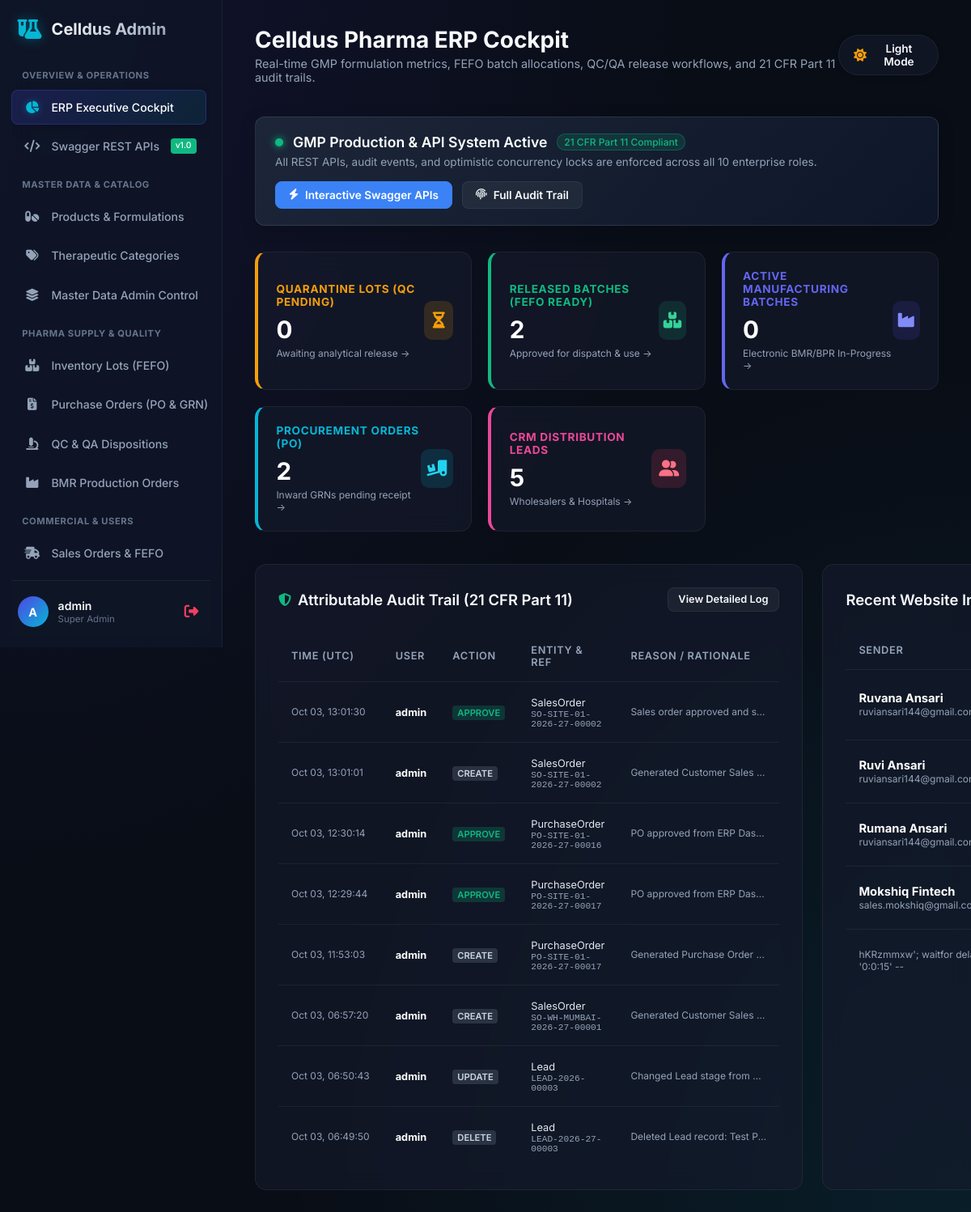
Page /dashboard/ (signed in) on the earlier database version.
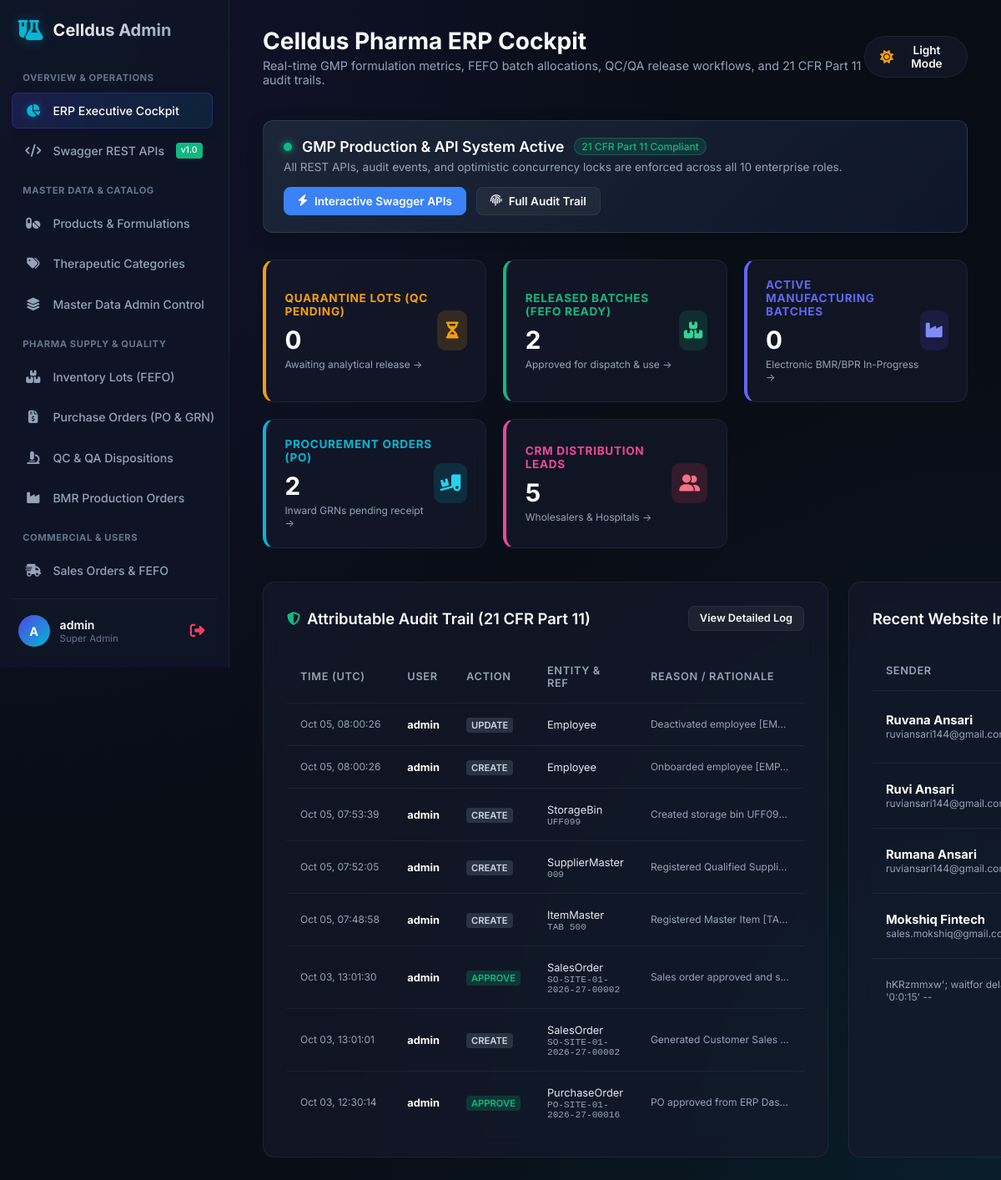
Same page on the later database version.
### erp_core/models.py (models this page shows, shortened)
class AuditLog(models.Model):
    ACTION_CHOICES = (
        ('CREATE', 'Created Record'),
        ('UPDATE', 'Updated Record'),
        ('DELETE_ATTEMPT', 'Blocked Delete Attempt'),
        ('APPROVE', 'Authorized Approval'),
        ('REJECT', 'Rejected with Reason'),
        ('POST', 'Financial / Stock Ledger Posted'),
        ('DISPATCH', 'Material Dispatched'),
        ('QA_RELEASE', 'QA Batch Released'),
        ('QA_REJECT', 'QA Batch Rejected'),
        ('QA_HOLD', 'QA Quarantine / Hold Imposed'),
        ('RECALL', 'Product Batch Recalled'),
        ('LOGIN', 'User Login'),
        ('LOGOUT', 'User Logout'),
        ('SECURITY_ALERT', 'Security Exception / Violation'),
    )
    id = models.UUIDField(primary_key=True, default=uuid.uuid4, editable=False)
    timestamp = models.DateTimeField(default=timezone.now, db_index=True)
    user = models.ForeignKey(settings.AUTH_USER_MODEL, null=True, on_delete=models.SET_NULL)
    action = models.CharField(max_length=30, choices=ACTION_CHOICES)
    entity_name = models.CharField(max_length=100, db_index=True)
    entity_id = models.CharField(max_length=100, db_index=True)
    document_no = models.CharField(max_length=100, blank=True, db_index=True)
    branch = models.ForeignKey(Branch, null=True, blank=True, on_delete=models.SET_NULL)
    reason = models.TextField(blank=True, help_text="Mandatory for overrides, corrections, rejections")
    changes = models.JSONField(default=dict, blank=True, help_text="Structured before/after diff")
    ip_address = models.GenericIPAddressField(null=True, blank=True)
    user_agent = models.TextField(blank=True)
    class Meta:
        ordering = ['-timestamp']
        verbose_name = "Audit Trail Record"
        verbose_name_plural = "Audit Trail Records"

### main/models.py (models this page shows, shortened)
class Contact(models.Model):
    name = models.CharField(max_length=100)
    email = models.EmailField()
    phone = models.CharField(max_length=15)
    subject = models.CharField(max_length=200)
    message = models.TextField()
    created_at = models.DateTimeField(auto_now_add=True)

### main/views.py (the view)
# urls.py: path('dashboard/', dashboard_index, name='dashboard_index'),
@staff_required
def dashboard_index(request):
    from erp_masters.models import ItemMaster, SupplierMaster, CustomerMaster
    from erp_inventory.models import InventoryLot
    from erp_procurement.models import PurchaseOrder
    from erp_manufacturing.models import ProductionOrder
    from erp_quality.models import QCInspectionRequest, QualityDeviation
    from erp_core.models import AuditLog
    from erp_crm.models import Lead
    context = {
        "total_products": Product.objects.count(),
        "total_categories": Category.objects.count(),
        "total_inquiries": Contact.objects.count(),
        "total_subscribers": Subscriber.objects.count(),
        "recent_inquiries": Contact.objects.all().order_by('-created_at')[:5],
        "total_items": ItemMaster.objects.count(),
        "quarantine_lots_count": InventoryLot.objects.filter(status='QUARANTINE').count(),
        "available_lots_count": InventoryLot.objects.filter(status='AVAILABLE').count(),
        "active_pos_count": PurchaseOrder.objects.exclude(status__in=['COMPLETED', 'CANCELLED']).count(),
        "active_batches_count": ProductionOrder.objects.filter(status__in=['RELEASED', 'IN_PROGRESS']).count(),
        "pending_qc_count": QCInspectionRequest.objects.exclude(status='DISPOSITIONED').count(),
        "open_deviations_count": QualityDeviation.objects.filter(status='OPEN').count(),
        "total_leads_count": Lead.objects.count(),
        "recent_audits": AuditLog.objects.select_related('user').order_by('-timestamp')[:8],
    }
    return render(request, 'dashboard/index.html', context)

### main/context_processors.py (called while the page is built)
def footer_blogs(request):
    return {"footer_blogs": Blog.objects.all().order_by('-created_at')[:2]}

### main/views.py (called while the page is built)
def staff_required(view_func):
    return user_passes_test(lambda u: u.is_active and u.is_staff, login_url='dashboard_login')(view_func)

### templates/dashboard/index.html (shortened to what the changed rows need)
{% extends 'dashboard/base.html' %}
{% block page_title %}Celldus Pharma ERP Cockpit{% endblock %}
{% block content %}
<div class="dashboard-grid-2" style="margin-top: 2rem;">
    <div class="panel">
        <div class="panel-header">
            <div style="display: flex; align-items: center; gap: 0.5rem;">
                <h2 class="panel-title">Attributable Audit Trail (21 CFR Part 11)</h2>
            </div>
        </div>
        <div class="table-container">
            <table class="custom-table">
                <thead>
                    <tr>
                        <th>Time (UTC)</th>
                        <th>User</th>
                        <th>Action</th>
                        <th>Entity & Ref</th>
                        <th>Reason / Rationale</th>
                    </tr>
                </thead>
                <tbody>
                    {% for log in recent_audits %}
                    <tr>
                        <td style="color: var(--text-secondary); font-size: 0.75rem; white-space: nowrap;">
                            {{ log.timestamp|date:"M d, H:i:s" }}
                        </td>
                        <td>
                            <strong style="color: #fff; font-size: 0.8rem;">{{ log.user.username|default:"System" }}</strong>
                        </td>
                        <td>
                            <span style="font-size: 0.7rem; font-weight: 600; padding: 2px 6px; border-radius: 4px;
                                {% if log.action == 'APPROVE' or log.action == 'QA_RELEASE' %}background: rgba(16, 185, 129, 0.2); color: #10b981;
                                {% elif log.action == 'REJECT' or log.action == 'QA_REJECT' or log.action == 'RECALL' %}background: rgba(239, 68, 68, 0.2); color: #ef4444;
                                {% elif log.action == 'POST' or log.action == 'DISPATCH' %}background: rgba(99, 102, 241, 0.2); color: #818cf8;
                                {% else %}background: rgba(148, 163, 184, 0.2); color: #cbd5e1;{% endif %}">
                                {{ log.action }}
                            </span>
                        </td>
                        <td>
                            <span style="font-size: 0.8rem; color: #e2e8f0;">{{ log.entity_name }}</span>
                            {% if log.document_no %}
                            <div style="font-size: 0.7rem; color: #94a3b8; font-family: monospace;">{{ log.document_no }}</div>
                            {% endif %}
                        </td>
                        <td style="font-size: 0.75rem; color: var(--text-secondary); max-width: 200px; overflow: hidden; text-overflow: ellipsis; white-space: nowrap;">
                            {{ log.reason|default:"System state transition" }}
                        </td>
                    </tr>
                    {% empty %}
                    <tr>
                        <td colspan="5" style="text-align: center; color: var(--text-muted); padding: 2rem;">
                            No audit trail events captured yet.
                        </td>
                    </tr>
                    {% endfor %}
                </tbody>
            </table>
        </div>
    </div>
    <div class="panel">
        <div class="panel-header">
            <h2 class="panel-title">Recent Website Inquiries</h2>
        </div>
        <div class="table-container">
            <table class="custom-table">
                <thead>
                    <tr>
                        <th>Sender</th>
                    </tr>
                </thead>
                <tbody>
                    {% for inquiry in recent_inquiries %}
                    <tr>
                        <td>
                            <strong style="color: #fff;">{{ inquiry.name }}</strong>
                            <div style="font-size: 0.75rem; color: var(--text-secondary);">{{ inquiry.email }}</div>
                        </td>
                    </tr>
                    {% empty %}
                    <tr>
                        <td colspan="3" style="text-align: center; color: var(--text-muted); padding: 2rem;">
                            No recent inquiries found.
                        </td>
                    </tr>
                    {% endfor %}
                </tbody>
            </table>
        </div>
    </div>
</div>
{% endblock %}

Differences in the rows shown:
no longer on this page (row unchanged): AuditLog: timestamp "Oct 03, 12:29:44", user.username "admin", action "APPROVE", entity_name "PurchaseOrder", document_no "PO-SITE-01-2026-27-00017", reason "PO approved from ERP Das…"
no longer on this page (row unchanged): AuditLog: timestamp "Oct 03, 11:53:03", user.username "admin", action "CREATE", entity_name "PurchaseOrder", document_no "PO-SITE-01-2026-27-00017", reason "Generated Purchase Order…"
no longer on this page (row unchanged): AuditLog: timestamp "Oct 03, 06:57:20", user.username "admin", action "CREATE", entity_name "SalesOrder", document_no "SO-WH-MUMBAI-2026-27-00001", reason "Generated Customer Sales…"
no longer on this page (row unchanged): AuditLog: timestamp "Oct 03, 06:50:43", user.username "admin", action "UPDATE", entity_name "Lead", document_no "LEAD-2026-00003", reason "Changed Lead stage from…"
no longer on this page (row unchanged): AuditLog: timestamp "Oct 03, 06:49:50", user.username "admin", action "DELETE", entity_name "Lead", document_no "LEAD-2026-27-00003", reason "Deleted Lead record: Test P…"
added AuditLog: timestamp "Oct 05, 08:00:26", user.username "admin", action "UPDATE", entity_name "Employee", reason "Deactivated employee [EM…"
added AuditLog: timestamp "Oct 05, 08:00:26", user.username "admin", action "CREATE", entity_name "Employee", reason "Onboarded employee [EMP…"
added AuditLog: timestamp "Oct 05, 07:53:39", user.username "admin", action "CREATE", entity_name "StorageBin", document_no "UFF099", reason "Created storage bin UFF09…"
added AuditLog: timestamp "Oct 05, 07:52:05", user.username "admin", action "CREATE", entity_name "SupplierMaster", document_no "009", reason "Registered Qualified Suppli…"
added AuditLog: timestamp "Oct 05, 07:48:58", user.username "admin", action "CREATE", entity_name "ItemMaster", document_no "TAB 500", reason "Registered Master Item [TA…"
